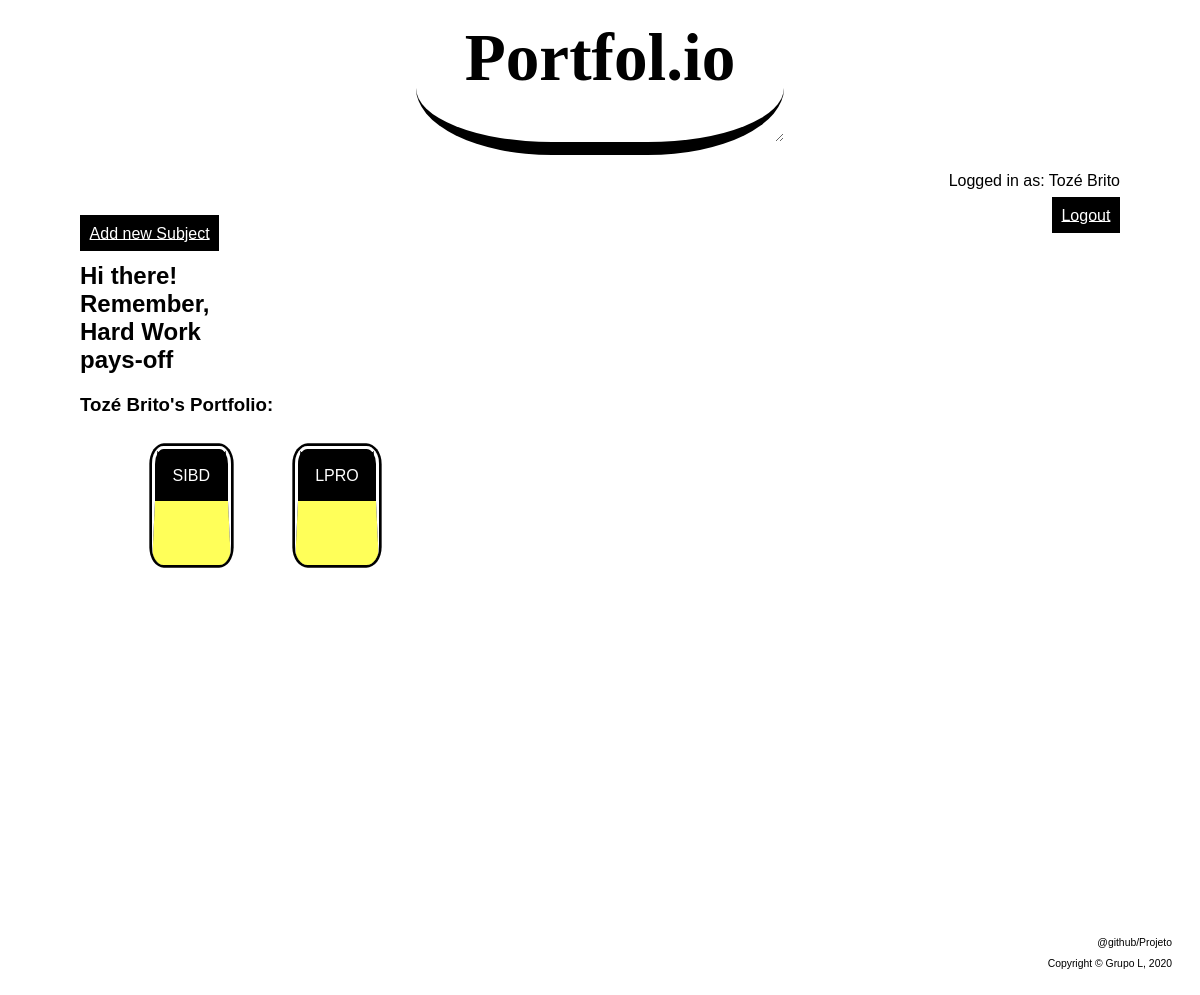
Before: /pages/user_mainpage.php (signed in) with the older database file.
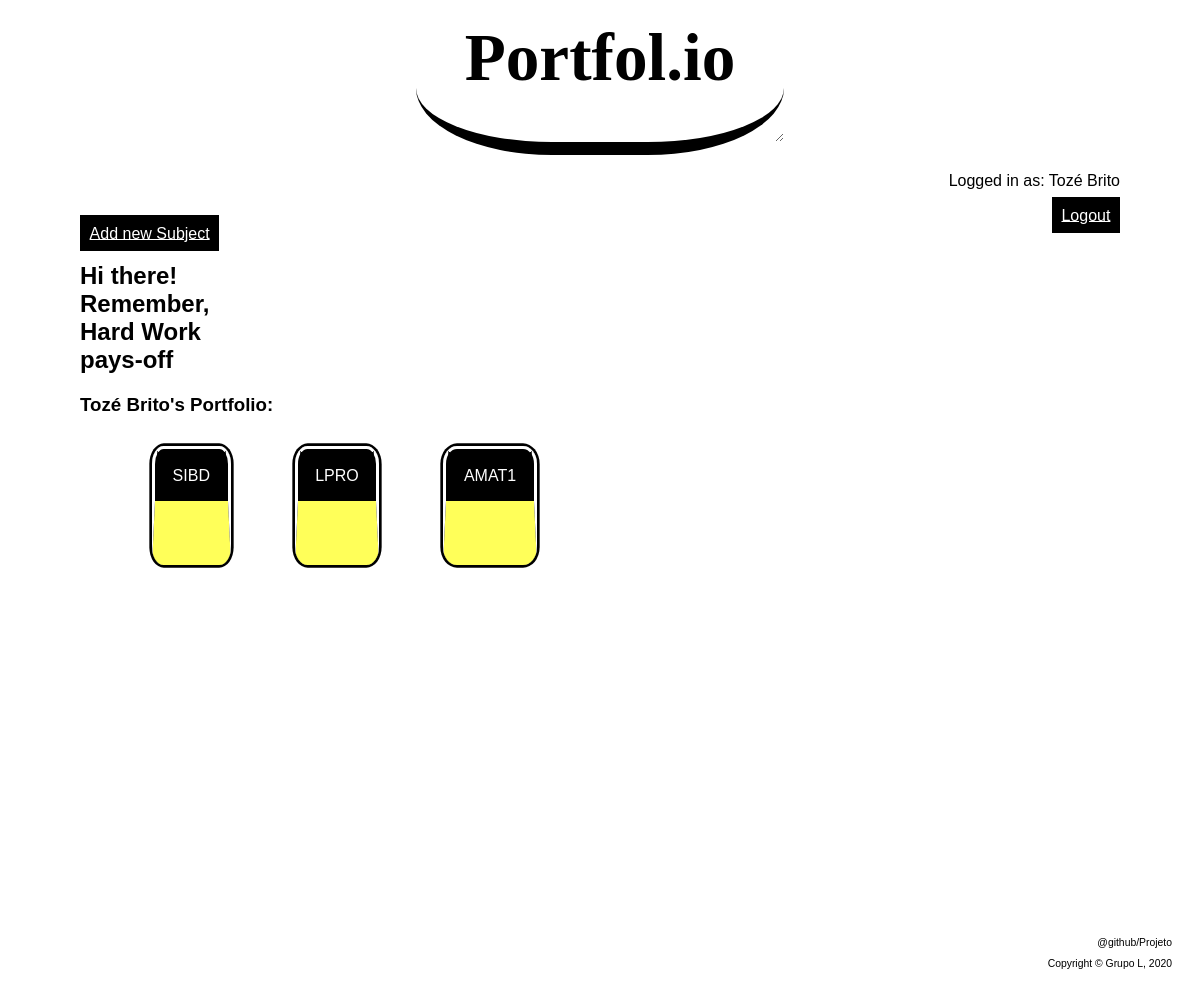
After: the same page with the newer database file.
### tables this page shows
CREATE TABLE subject (
    	id integer primary key autoincrement,
    	name text not null,
    	folder_path text,
        admin_id integer references student(id) not null,
        CONSTRAINT user_unique_error UNIQUE (name)
        CONSTRAINT user_unique_error UNIQUE (folder_path)
    );

### database/subjects.php (called while the page is built, shortened)
<?php
    function getSubjects() {
        global $db;
        $stmt= $db->prepare('SELECT * from subject');
        $stmt->execute();
        return ($stmt->fetchAll());
    }
?>

### pages/user_mainpage.php (the view, shortened to what this page needs)
<?php
    include_once('../database/connect.php');
    include_once('../database/subjects.php');
    $result=getSubjects();
?>
<!DOCTYPE html>
<html lang="en">
<head>
    <link href="../css/MainpageStyle.css" rel="stylesheet">
    <link href="../css/SubjectsStyle.css" rel="stylesheet">
</head>
<body>
    <header>
        <h1><a href="../pages/user_mainpage.php"> Portfol.io</a></h1>
    </header>
    <div id="username">
        <p>Logged in as: <?= $_SESSION['username'] ?></p>
        <a href="../actions/ActionLogout.php">Logout</a>
    </div>
    <nav id="operations">
        <a href="../pages/subject_registration.php" id="Add">Add new Subject</a>
    </nav>
    <section id="welcome">
        <h2>Hi there! </br>
            Remember, </br>
            Hard Work </br>
            pays-off </br>
        </h2>
    </section>
    <nav id="subjects">
        <h3><?=$_SESSION['username']?>'s Portfolio:</h3>
        <ul>
            <?php foreach ($result as $row){ ?>
                <li>
                    <a href="list_gallery.php?subject=<?php echo $row['id'] ?>"id="subs"><?php echo $row["name"] ?></a>
                </li>
            <?php } ?>
        </ul>
    </nav>
    <footer>
        <a href="https://github.com/zymil/Portfolio">@github/Projeto</a>
        <p>Copyright &copy; Grupo L, 2020</p>
    </footer>
</body>
</html>

### css/MainpageStyle.css (style rules this page uses)
body { font-family: Arial, Verdana, monospace; background-repeat: no-repeat; background-attachment: fixed; background-size: cover; background-position: auto; background-image: url(../img/portfolio4.png); -webkit-font-smoothing: antialiased; margin-left: 5em; margin-right: 5em; }
body > header { font-size: 2.1em; border-style: solid; flex-direction: column; text-align: center; border-bottom-width: 0.4em; margin-bottom: 0.5em; margin-right: 10em; margin-left: 10em; margin-top: -1em; border-top-width: 0; border-right-width: 0; border-left-width: 0; border-radius: 37%; resize: vertical; overflow: auto; font-family: "Lucida Handwriting"; display: flex; }
body > header h1 a:-webkit-any-link { color: black; cursor: pointer; text-decoration: none; }
#operations a { padding: 0.6em; background: rgb(0, 0, 0); color: #ffffff; }
body > footer { text-align: right; font-size: 0.65em; margin: auto; display: block; margin-top: 10em; text-decoration: none; margin: 0; margin-top: 35em; margin-right: -5em; }
body > div { text-align: right; }
body > div#username a { padding: 0.6em; background: rgb(0, 0, 0); color: #ffffff; font-size: 1em; flex-direction: column; }
body > footer a { color: black; text-decoration: none; background-color: transparent; }

### css/SubjectsStyle.css (style rules this page uses)
#subjects ul { display: flex; flex-direction: row; list-style-type: none; flex-wrap: wrap; }
#subjects li { padding: 2em; margin-bottom: 3.5em; }
a#subs { padding: 1.1em; background: rgb(0, 0, 0); color: #ffffff; text-decoration: none; border-radius: 15%; border-bottom: rgb(255, 255, 89); border-bottom-width: 4em; border-style: solid; box-shadow: 0pt 0pt 0pt 2pt black; margin-bottom: 20px; }

Changed rows visible on the page:
added subject: name "AMAT1"
